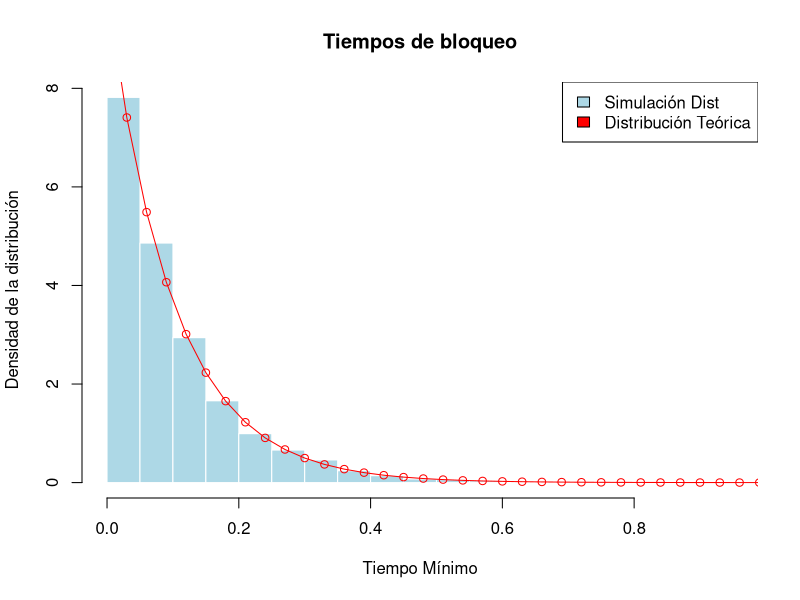

This chart was generated by the following R code:
## ---- chunk 1
knitr::opts_chunk$set(echo = TRUE)
## ---- chunk 2

# M: Tiempo falle el primero 
# Tiempos de Fallo: 
#     A = 2 segundos 
#     B = 3 segundos
#     C = 5 segundos

simulaciones = 5000
x_a = rexp(simulaciones, rate = 2)
x_b = rexp(simulaciones, rate = 3)
x_c = rexp(simulaciones, rate = 5)
M = pmin(x_a, x_b, x_c)
time_sims <- M

## ---- chunk 3

hist(M, freq = FALSE, main = "Tiempos de bloqueo", col = "lightblue", border = "white",
     xlab = "Tiempo Mínimo", ylab = "Densidad de la distribución")
x_s = seq(0:max(M), by = 0.03)
lines(x_s, dexp(x_s, rate = 10), col = "red", type="o")
legend("topright", c("Simulación Dist", "Distribución Teórica"), fill = c("lightblue", "red"))

## ---- chunk 4

# Opcion_1 <- conducto ventilación (2 horas)
# Opcion_2 <- alcantarillado       (5 horas)
# Opcion_3 <- puerta (cerradura no funciona)          

# Prob eleccion (1/3)
# Tiempo en elegir la opcion 3 (puerta)


## ---- chunk 5

## ---- chunk 6

## ---- chunk 7

## ---- chunk 8

## ---- chunk 9

## ---- chunk 10

## ---- chunk 11

## ---- chunk 12

## ---- chunk 13

## ---- chunk 14

## ---- chunk 15

